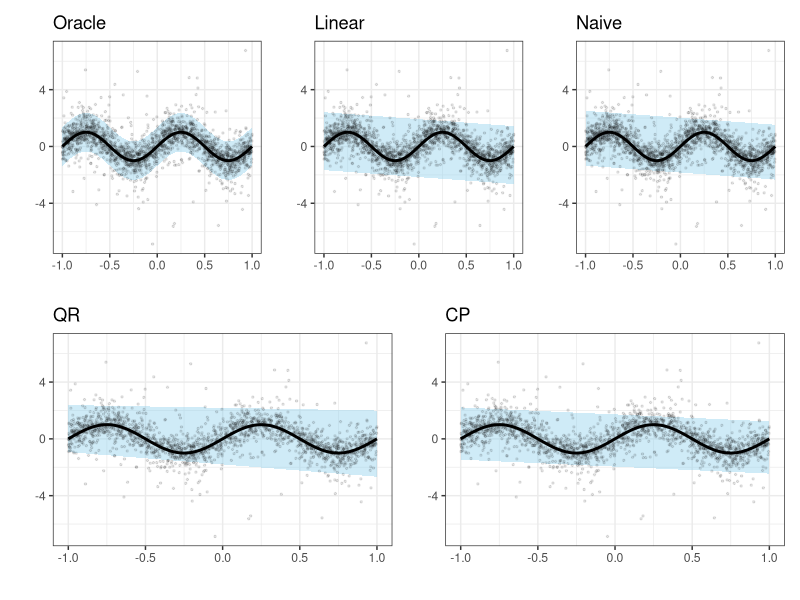

The R script that drew this image:
# =============================
# Setup
# =============================
set.seed(1)
library(ggplot2)
library(patchwork)

# -----------------------------
# Parameters
# -----------------------------
n <- 200
alpha <- 0.1
beta <- 2
a <- 1
sigma <- 1

df <- 3
scale_t <- sigma / sqrt(df/(df-2))

# Nonlinear function
f <- function(x) sin(2*pi*x)

# True quantile
q_true <- qt(1 - alpha/2, df = df) * scale_t

# -----------------------------
# Generate data
# -----------------------------
gen_data <- function(n) {
  x <- runif(n, -1, 1)
  eps <- rt(n, df = df) * scale_t
  y <- f(x) + eps
  data.frame(x, y)
}

train <- gen_data(n/2)
cal   <- gen_data(n/2)
test  <- gen_data(2000)

# Smooth grid for plotting
grid <- data.frame(x = seq(-1, 1, length.out = 200))
grid$f <- f(grid$x)

# -----------------------------
# Fit linear model
# -----------------------------
lm_fit <- lm(y ~ x, data = train)

b0 <- coef(lm_fit)[1]
b1 <- coef(lm_fit)[2]

pred_train <- b0 + b1 * train$x
pred_cal   <- b0 + b1 * cal$x
pred_grid  <- b0 + b1 * grid$x

# -----------------------------
# Oracle
# -----------------------------
grid$oracle_l <- grid$f - q_true
grid$oracle_u <- grid$f + q_true

# -----------------------------
# Linear
# -----------------------------
z <- qnorm(1 - alpha/2)
sigma_hat <- sqrt(mean((train$y - pred_train)^2))

grid$lin_l <- pred_grid - z * sigma_hat
grid$lin_u <- pred_grid + z * sigma_hat

# -----------------------------
# Naive
# -----------------------------
res_train <- train$y - pred_train
ql <- quantile(res_train, alpha/2)
qu <- quantile(res_train, 1 - alpha/2)

grid$naive_l <- pred_grid + ql
grid$naive_u <- pred_grid + qu

# -----------------------------
# QR (optim)
# -----------------------------
qr_fit <- function(x, y, tau) {
  X <- cbind(1, x)
  loss <- function(beta) {
    r <- y - X %*% beta
    sum((tau - (r < 0)) * r)
  }
  beta_init <- coef(lm(y ~ x))
  optim(beta_init, loss, method="BFGS")$par
}

qr_predict <- function(beta, x) {
  as.vector(cbind(1, x) %*% beta)
}

b_low  <- qr_fit(train$x, train$y, alpha/2)
b_high <- qr_fit(train$x, train$y, 1 - alpha/2)

grid$qr_l <- qr_predict(b_low, grid$x)
grid$qr_u <- qr_predict(b_high, grid$x)

# -----------------------------
# CP
# -----------------------------
res_cal <- abs(cal$y - pred_cal)
q_cp <- quantile(res_cal, 1 - alpha)

grid$cp_l <- pred_grid - q_cp
grid$cp_u <- pred_grid + q_cp

# -----------------------------
# Plot function
# -----------------------------
plot_method <- function(lower, upper, title) {
  ggplot(grid, aes(x = x)) +
    geom_ribbon(aes(ymin = lower, ymax = upper),
                fill = "skyblue", alpha = 0.4) +
    geom_line(aes(y = f), color = "black", size = 1) +
    geom_point(data = test,
               aes(x = x, y = y),
               alpha = 0.1, size = 0.5) +
    labs(title = title, y = "", x = "") +
    theme_bw()
}

# -----------------------------
# Create plots
# -----------------------------
p_oracle <- plot_method(grid$oracle_l, grid$oracle_u, "Oracle")
p_lin    <- plot_method(grid$lin_l, grid$lin_u, "Linear")
p_naive  <- plot_method(grid$naive_l, grid$naive_u, "Naive")
p_qr     <- plot_method(grid$qr_l, grid$qr_u, "QR")
p_cp     <- plot_method(grid$cp_l, grid$cp_u, "CP")

# Combine
(p_oracle | p_lin | p_naive) /
  (p_qr | p_cp)
